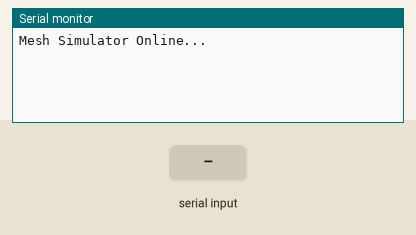
This sketch was run on a simulated ESP32. On the bench: the last lines printed to the serial monitor. The inputs (shaded band) are chosen by the test bench.

Above: at 1.2 s.
1.3 s: "1\n" received over the second serial link
At 2.5 s:
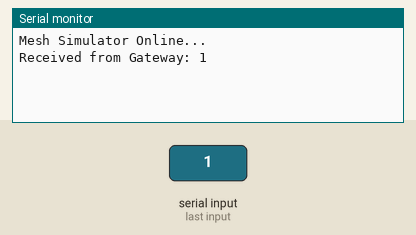
4.3 s: "0\n" received over the second serial link
At 4.8 s:
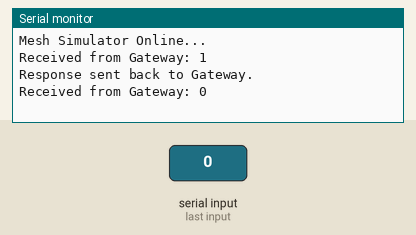
5.8 s: "2\n" received over the second serial link
At 7.0 s:
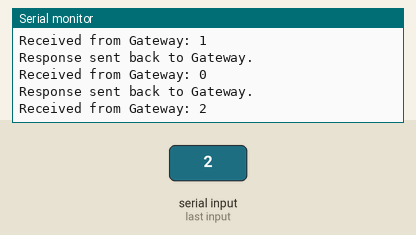

The sketch:

MockMeshNode.ino
```cpp
#include <ArduinoJson.h>

void setup() {
  Serial.begin(115200); // For PC Debugging
  // UART1 Pins: RX=20, TX=21
    Serial1.begin(115200, SERIAL_8N1, 3, 1);
  Serial.println("Mesh Simulator Online...");
}

void loop() {
  if (Serial1.available()) {
    String incoming = Serial1.readStringUntil('\n');
    Serial.println("Received from Gateway: " + incoming);

    // Simulate LoRa Latency (1.5 seconds)
    delay(1500);

    // Build a Mock Response in Option B (Condensed JSON)
    JsonDocument doc;
    doc["s"] = "Mesh_Node_B";
    doc["m"] = "ACK: " + String(millis() % 1000); // Random tag
    doc["i"] = "remote_789";

    serializeJson(doc, Serial1);
    Serial1.println();

    Serial.println("Response sent back to Gateway.");
  }
}
```

Measured:
- after the input at 1.3 s, the serial monitor: prints a new line at once (image 1)
- after the input at 4.3 s, the serial monitor: prints a new line at once (image 2)
- after the input at 5.8 s, the serial monitor: prints a new line at once (image 3)
